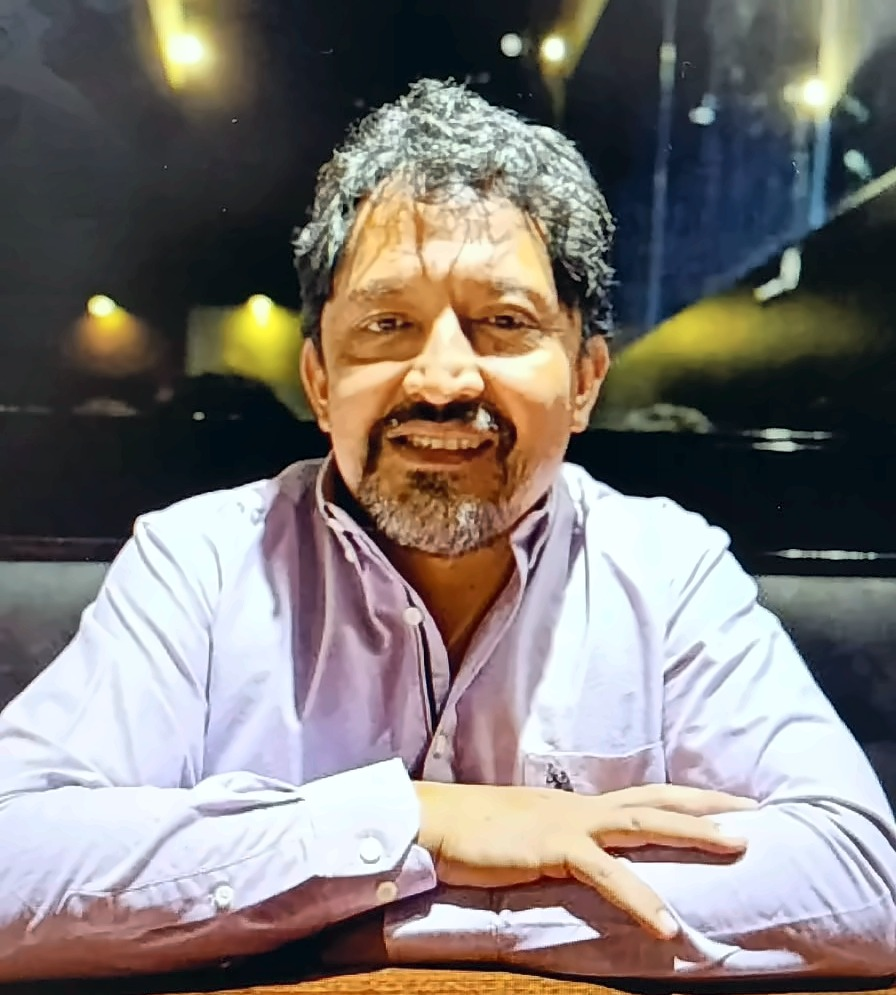
#> input picture apps/web/src/assets/doctor-provisional.jpg, 896 x 995 px
$ python enhance_photo.py ../apps/web/src/assets/doctor-provisional.jpg ../apps/web/src/assets/doctor-provisional.jpg
#> lines starting #> are read from the running program, lines starting #| are printed output that depends on the picture
#!/usr/bin/env python3
"""
Correccion fotografica CONSERVADORA para la foto provisional del doctor.

Solo ajusta luz, balance de color, ruido y encuadre. NO retoca el rostro,
no suaviza la piel, no cambia rasgos ni usa IA generativa.

Uso:
  python3 tools/enhance_photo.py <entrada.jpg> <salida.jpg>
"""
import sys

import cv2
import numpy as np


def enhance(src_path: str, dst_path: str) -> None:
    img = cv2.imread(src_path)
#> img is the input picture: shape (995, 896, 3); mean B, G, R 117.4, 120.8, 127.6
    if img is None:
        raise SystemExit(f"No se pudo leer {src_path}")
    h, w = img.shape[:2]
#> h = 995; w = 896

    # 1) Encuadre vertical 9:10 centrado en el sujeto (proporcional al tamano original).
    cx = int(w * 0.50)
#> cx = 448
    crop_w = int(w * 0.70)
#> crop_w = 627
    crop_h = int(crop_w * 10 / 9)
#> crop_h = 696
    x0 = max(0, min(w - crop_w, cx - crop_w // 2))
#> x0 = 135
    y0 = max(0, min(h - crop_h, int(h * 0.06)))
#> y0 = 59
    img = img[y0 : y0 + crop_h, x0 : x0 + crop_w]
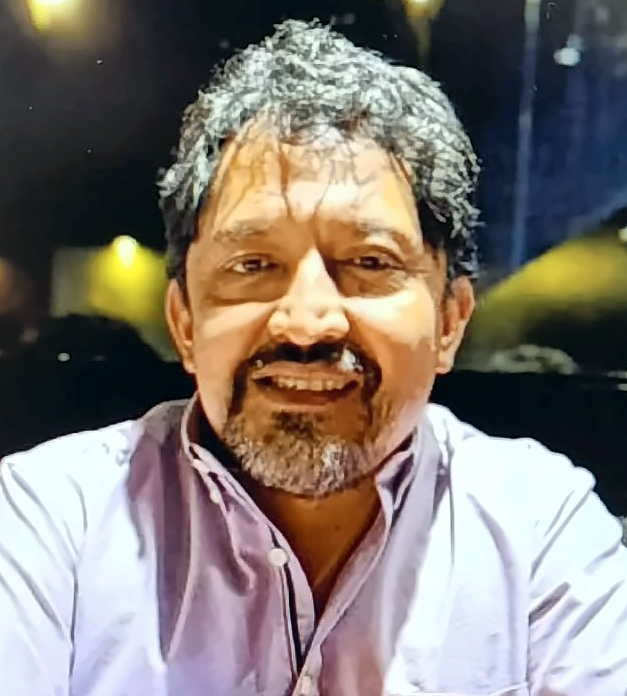
#> img: shape (696, 627, 3); mean B, G, R 115.2, 121.7, 130

    # 2) Reduccion de ruido suave (la foto tiene ruido de poca luz).
    img = cv2.fastNlMeansDenoisingColored(img, None, 2, 2, 7, 21)

    # 3) Luz: elevar sombras con curva gamma y recuperar contraste local con CLAHE suave.
    lab = cv2.cvtColor(img, cv2.COLOR_BGR2LAB).astype(np.float32)
    L = lab[:, :, 0] / 255.0
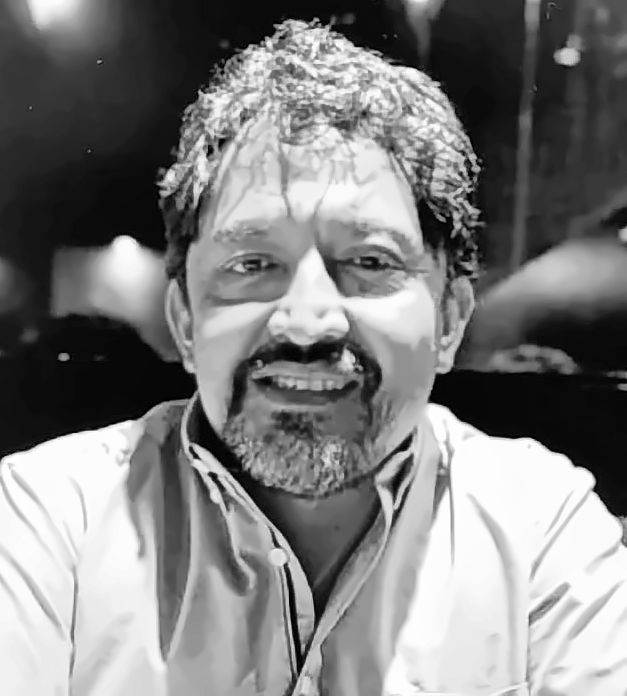
#> L: shape (696, 627) float32; min 0, max 0.996, mean 0.499
    L = np.power(L, 0.86)  # eleva medios y sombras con suavidad
    L8 = np.clip(L * 255.0, 0, 255).astype(np.uint8)
    clahe = cv2.createCLAHE(clipLimit=1.0, tileGridSize=(4, 4))
    L8 = clahe.apply(L8)
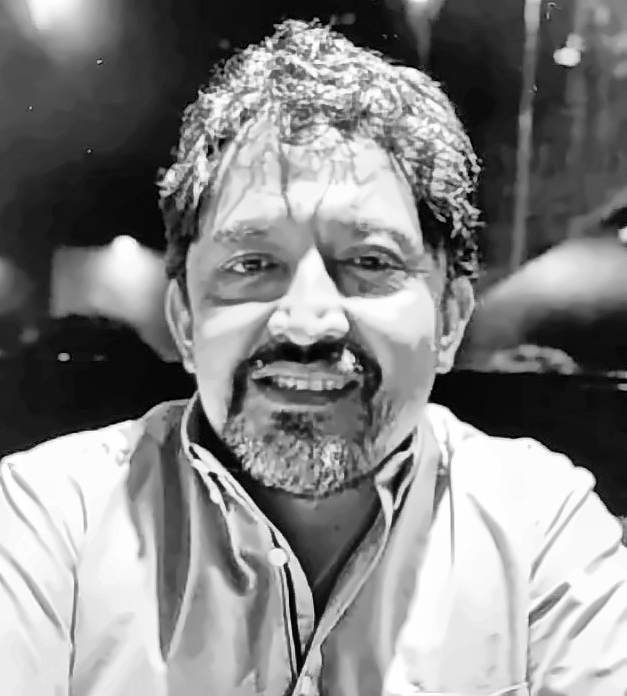
#> L8: shape (696, 627); min 0, max 255, mean 133.8
    lab[:, :, 0] = L8.astype(np.float32)
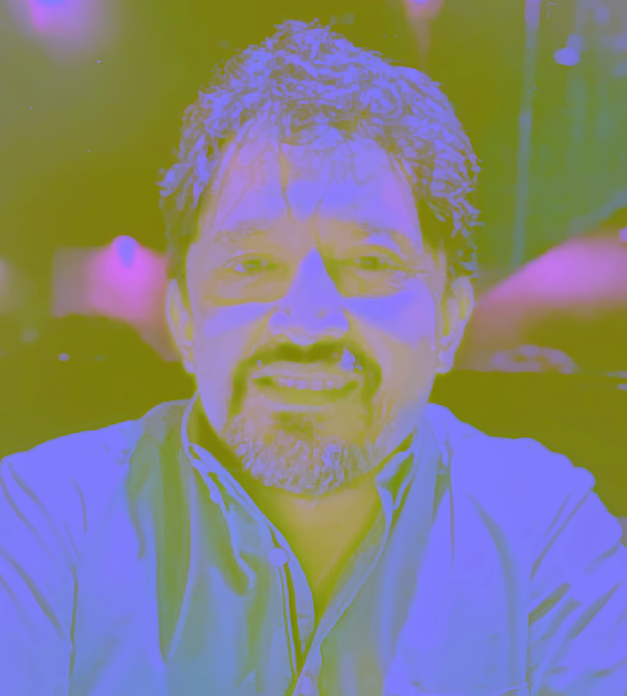
#> lab: shape (696, 627, 3) float32; mean B, G, R 133.8, 131.5, 133.1

    # 4) Color: la iluminacion calida del local amarillea la imagen. Se corrige parcialmente
    #    (no por completo, para conservar un tono de piel natural y calido).
    a = lab[:, :, 1]
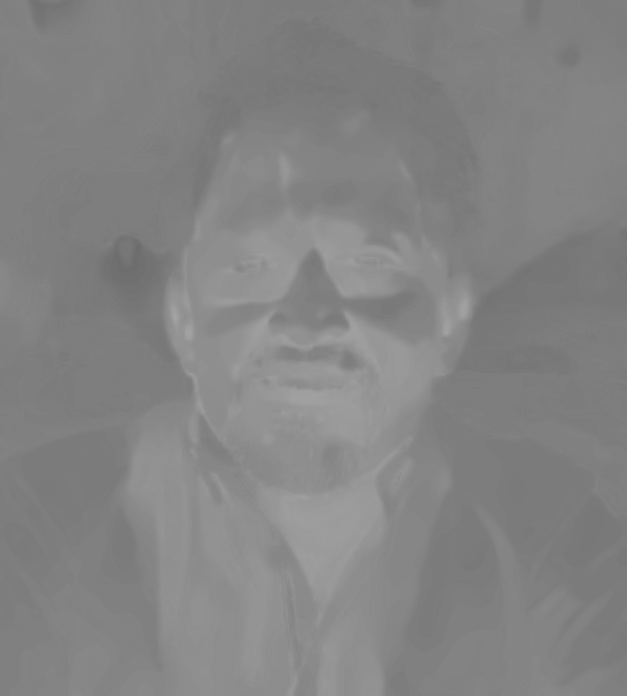
#> a: shape (696, 627) float32; min 107, max 164, mean 131.4
    b = lab[:, :, 2]
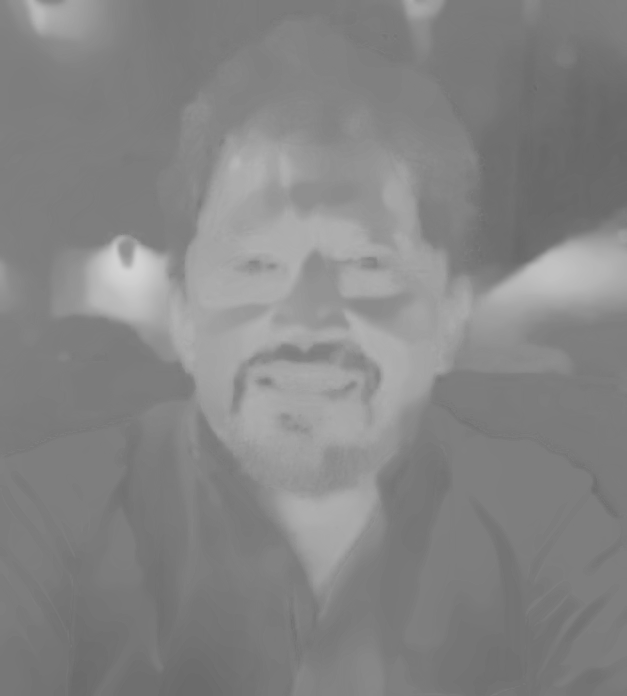
#> b: shape (696, 627) float32; min 102, max 211, mean 132.9
    lab[:, :, 1] = np.clip(a - (a.mean() - 128.0) * 0.35, 0, 255)
    lab[:, :, 2] = np.clip(b - (b.mean() - 128.0) * 0.35, 0, 255)

    img = cv2.cvtColor(np.clip(lab, 0, 255).astype(np.uint8), cv2.COLOR_LAB2BGR)
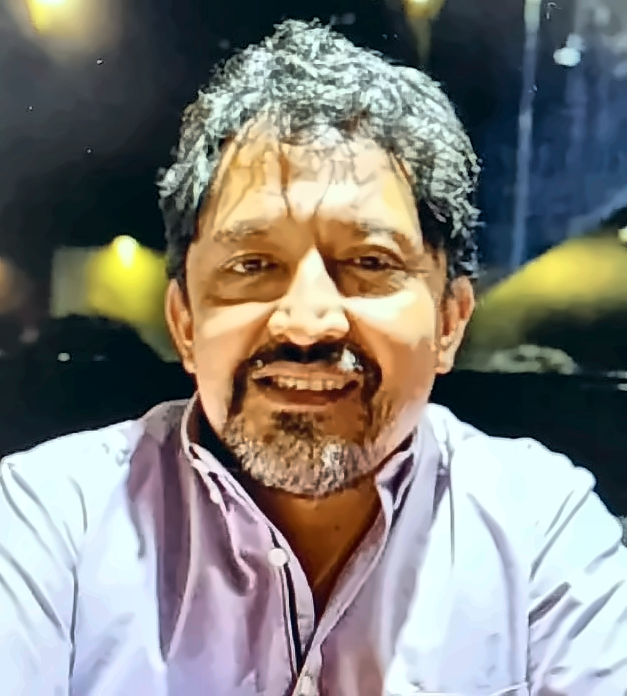
#> img: shape (696, 627, 3); mean B, G, R 124, 129, 130.8

    # 5) Nitidez sutil.
    blur = cv2.GaussianBlur(img, (0, 0), 1.2)
    img = cv2.addWeighted(img, 1.12, blur, -0.12, 0)

    cv2.imwrite(dst_path, img, [cv2.IMWRITE_JPEG_QUALITY, 92])
    print(f"OK {dst_path} {img.shape[1]}x{img.shape[0]}")
#| OK ../apps/web/src/assets/doctor-provisional.jpg 627x696


if __name__ == "__main__":
    if len(sys.argv) != 3:
        raise SystemExit(__doc__)
    enhance(sys.argv[1], sys.argv[2])
